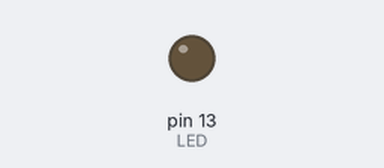
Bench run of a sketch on a simulated Arduino Uno, built with avr-gcc and run on an emulated ATmega328P. Parts: output pins drawn as LEDs (lit = HIGH).

Above: at 0.3 s.
At 4.6 s:
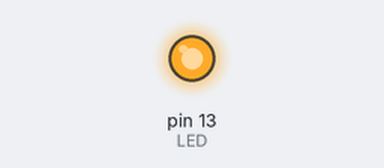
Timing chart, 0 to 7.0 s (numbered marks = the images above):
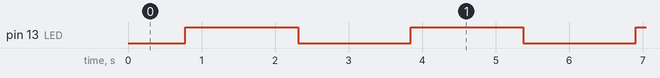

Measured:
- by itself, pin 13 (LED): alternates HIGH for 1.5 s and LOW for 1.5 s

The sketch:

Breathing_light2.ino
```cpp
/*¿ØÖÆ°åÔØLED£¬Ê¹Æä³ÉÎªºôÎüµÆ£¨LEDÁÁÃð½»»»½¥±ä£¬ºÃËÆºôÎüÒ»°ã£©*/

const int LED = 13;
int brightness = 0;
int fadeAmount = 5;

void setup()
{

}

void loop()
{
	analogWrite(LED, brightness);
	brightness = brightness + fadeAmount;
	if (brightness == 0 || brightness == 255)
	{
		fadeAmount = -fadeAmount;
	}

	delay(30);
}
```
